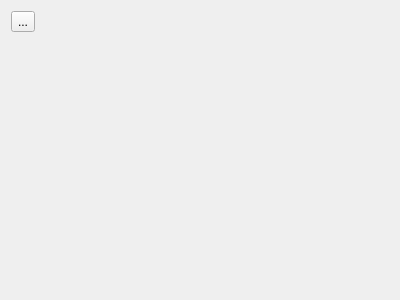
<?xml version="1.0" encoding="UTF-8"?>
<ui version="4.0">
 <class>StepAnalysisResultWidget</class>
 <widget class="QWidget" name="StepAnalysisResultWidget">
  <property name="geometry">
   <rect>
    <x>0</x>
    <y>0</y>
    <width>400</width>
    <height>300</height>
   </rect>
  </property>
  <property name="windowTitle">
   <string>Form</string>
  </property>
  <layout class="QVBoxLayout" name="verticalLayout">
   <item>
    <widget class="QToolButton" name="btnExport">
     <property name="text">
      <string>...</string>
     </property>
    </widget>
   </item>
   <item>
    <widget class="HistogramGrid" name="histogram" native="true"/>
   </item>
  </layout>
 </widget>
 <customwidgets>
  <customwidget>
   <class>HistogramGrid</class>
   <extends>QWidget</extends>
   <header>napari_tracking_analysis.base.h</header>
   <container>1</container>
  </customwidget>
 </customwidgets>
 <resources/>
 <connections/>
</ui>
